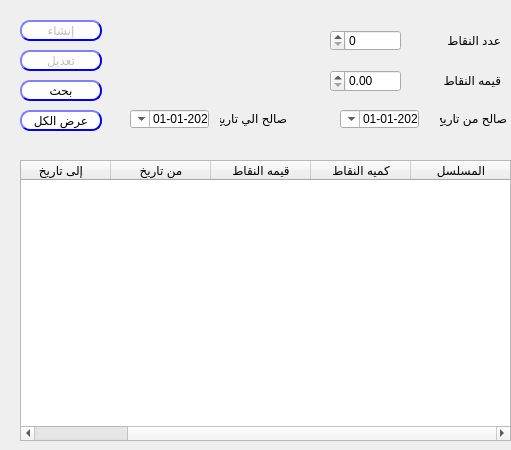
<?xml version="1.0" encoding="UTF-8"?>
<ui version="4.0">
 <class>loyality_points</class>
 <widget class="QDialog" name="loyality_points">
  <property name="geometry">
   <rect>
    <x>0</x>
    <y>0</y>
    <width>511</width>
    <height>450</height>
   </rect>
  </property>
  <property name="windowTitle">
   <string>تعريف نقاط العضويه</string>
  </property>
  <property name="layoutDirection">
   <enum>Qt::RightToLeft</enum>
  </property>
  <widget class="QLabel" name="desc_3">
   <property name="geometry">
    <rect>
     <x>440</x>
     <y>110</y>
     <width>67</width>
     <height>17</height>
    </rect>
   </property>
   <property name="layoutDirection">
    <enum>Qt::RightToLeft</enum>
   </property>
   <property name="text">
    <string>صالح من تاريخ</string>
   </property>
  </widget>
  <widget class="QLabel" name="desc_4">
   <property name="geometry">
    <rect>
     <x>220</x>
     <y>110</y>
     <width>67</width>
     <height>17</height>
    </rect>
   </property>
   <property name="layoutDirection">
    <enum>Qt::RightToLeft</enum>
   </property>
   <property name="text">
    <string>صالح الي تاريخ</string>
   </property>
  </widget>
  <widget class="QDateTimeEdit" name="Qdate_to">
   <property name="geometry">
    <rect>
     <x>130</x>
     <y>110</y>
     <width>79</width>
     <height>18</height>
    </rect>
   </property>
   <property name="layoutDirection">
    <enum>Qt::RightToLeft</enum>
   </property>
   <property name="minimumDateTime">
    <datetime>
     <hour>0</hour>
     <minute>0</minute>
     <second>0</second>
     <year>2020</year>
     <month>1</month>
     <day>1</day>
    </datetime>
   </property>
   <property name="displayFormat">
    <string>yyyy-MM-dd</string>
   </property>
   <property name="calendarPopup">
    <bool>true</bool>
   </property>
  </widget>
  <widget class="QDateTimeEdit" name="Qdate_from">
   <property name="geometry">
    <rect>
     <x>340</x>
     <y>110</y>
     <width>79</width>
     <height>18</height>
    </rect>
   </property>
   <property name="layoutDirection">
    <enum>Qt::RightToLeft</enum>
   </property>
   <property name="minimumDateTime">
    <datetime>
     <hour>0</hour>
     <minute>0</minute>
     <second>0</second>
     <year>2020</year>
     <month>1</month>
     <day>1</day>
    </datetime>
   </property>
   <property name="displayFormat">
    <string>yyyy-MM-dd</string>
   </property>
   <property name="calendarPopup">
    <bool>true</bool>
   </property>
  </widget>
  <widget class="QLabel" name="label">
   <property name="geometry">
    <rect>
     <x>410</x>
     <y>70</y>
     <width>91</width>
     <height>21</height>
    </rect>
   </property>
   <property name="text">
    <string>قيمه النقاط</string>
   </property>
  </widget>
  <widget class="QLabel" name="desc_11">
   <property name="geometry">
    <rect>
     <x>420</x>
     <y>30</y>
     <width>81</width>
     <height>21</height>
    </rect>
   </property>
   <property name="layoutDirection">
    <enum>Qt::RightToLeft</enum>
   </property>
   <property name="text">
    <string>عدد النقاط</string>
   </property>
  </widget>
  <widget class="QTableWidget" name="Qtable_point">
   <property name="geometry">
    <rect>
     <x>20</x>
     <y>160</y>
     <width>491</width>
     <height>281</height>
    </rect>
   </property>
   <property name="layoutDirection">
    <enum>Qt::RightToLeft</enum>
   </property>
   <column>
    <property name="text">
     <string>المسلسل</string>
    </property>
   </column>
   <column>
    <property name="text">
     <string>كميه النقاط</string>
    </property>
   </column>
   <column>
    <property name="text">
     <string>قيمه النقاط</string>
    </property>
   </column>
   <column>
    <property name="text">
     <string>من تاريخ</string>
    </property>
   </column>
   <column>
    <property name="text">
     <string>إلى تاريخ</string>
    </property>
   </column>
  </widget>
  <widget class="QPushButton" name="BTN_createLoyPoint">
   <property name="enabled">
    <bool>false</bool>
   </property>
   <property name="geometry">
    <rect>
     <x>20</x>
     <y>20</y>
     <width>82</width>
     <height>21</height>
    </rect>
   </property>
   <property name="styleSheet">
    <string notr="true">QPushButton{
                                        background-color: white;
                                        border-style: outset;
                                        border-width: 2px;
                                        border-radius: 10px;
                                        border-color: blue;
                                        min-width: 6em;
                                        }
                                        QPushButton:hover {
                                        background: qradialgradient(
                                        cx: 0.3, cy: -0.4, fx: 0.3, fy: -0.4,
                                        radius: 1.35, stop: 0 #fff, stop: 1 #bbb
                                        );
                                        }
                                        QPushButton:pressed {
                                        border-style: inset;
                                        background: qradialgradient(
                                        cx: 0.4, cy: -0.1, fx: 0.4, fy: -0.1,
                                        radius: 1.35, stop: 0 #fff, stop: 1 #ddd
                                        );
                                        }
                                    </string>
   </property>
   <property name="text">
    <string>إنشاء</string>
   </property>
  </widget>
  <widget class="QPushButton" name="BTN_modifyLoyPoint">
   <property name="enabled">
    <bool>false</bool>
   </property>
   <property name="geometry">
    <rect>
     <x>20</x>
     <y>50</y>
     <width>82</width>
     <height>21</height>
    </rect>
   </property>
   <property name="styleSheet">
    <string notr="true">QPushButton{
                                        background-color: white;
                                        border-style: outset;
                                        border-width: 2px;
                                        border-radius: 10px;
                                        border-color: blue;
                                        min-width: 6em;
                                        }
                                        QPushButton:hover {
                                        background: qradialgradient(
                                        cx: 0.3, cy: -0.4, fx: 0.3, fy: -0.4,
                                        radius: 1.35, stop: 0 #fff, stop: 1 #bbb
                                        );
                                        }
                                        QPushButton:pressed {
                                        border-style: inset;
                                        background: qradialgradient(
                                        cx: 0.4, cy: -0.1, fx: 0.4, fy: -0.1,
                                        radius: 1.35, stop: 0 #fff, stop: 1 #ddd
                                        );
                                        }
                                    </string>
   </property>
   <property name="text">
    <string>تعديل</string>
   </property>
  </widget>
  <widget class="QPushButton" name="BTN_searchLoyPoint">
   <property name="geometry">
    <rect>
     <x>20</x>
     <y>80</y>
     <width>82</width>
     <height>21</height>
    </rect>
   </property>
   <property name="styleSheet">
    <string notr="true">QPushButton{
                                        background-color: white;
                                        border-style: outset;
                                        border-width: 2px;
                                        border-radius: 10px;
                                        border-color: blue;
                                        min-width: 6em;
                                        }
                                        QPushButton:hover {
                                        background: qradialgradient(
                                        cx: 0.3, cy: -0.4, fx: 0.3, fy: -0.4,
                                        radius: 1.35, stop: 0 #fff, stop: 1 #bbb
                                        );
                                        }
                                        QPushButton:pressed {
                                        border-style: inset;
                                        background: qradialgradient(
                                        cx: 0.4, cy: -0.1, fx: 0.4, fy: -0.1,
                                        radius: 1.35, stop: 0 #fff, stop: 1 #ddd
                                        );
                                        }
                                    </string>
   </property>
   <property name="text">
    <string>بحث</string>
   </property>
  </widget>
  <widget class="QPushButton" name="BTN_searchLoyPoint_all">
   <property name="geometry">
    <rect>
     <x>20</x>
     <y>110</y>
     <width>82</width>
     <height>21</height>
    </rect>
   </property>
   <property name="styleSheet">
    <string notr="true">QPushButton{
                                        background-color: white;
                                        border-style: outset;
                                        border-width: 2px;
                                        border-radius: 10px;
                                        border-color: blue;
                                        min-width: 6em;
                                        }
                                        QPushButton:hover {
                                        background: qradialgradient(
                                        cx: 0.3, cy: -0.4, fx: 0.3, fy: -0.4,
                                        radius: 1.35, stop: 0 #fff, stop: 1 #bbb
                                        );
                                        }
                                        QPushButton:pressed {
                                        border-style: inset;
                                        background: qradialgradient(
                                        cx: 0.4, cy: -0.1, fx: 0.4, fy: -0.1,
                                        radius: 1.35, stop: 0 #fff, stop: 1 #ddd
                                        );
                                        }
                                    </string>
   </property>
   <property name="text">
    <string>عرض الكل</string>
   </property>
  </widget>
  <widget class="QLabel" name="LB_pointId">
   <property name="enabled">
    <bool>false</bool>
   </property>
   <property name="geometry">
    <rect>
     <x>420</x>
     <y>10</y>
     <width>31</width>
     <height>20</height>
    </rect>
   </property>
   <property name="text">
    <string/>
   </property>
  </widget>
  <widget class="QDoubleSpinBox" name="LE_pointValue">
   <property name="geometry">
    <rect>
     <x>330</x>
     <y>70</y>
     <width>71</width>
     <height>22</height>
    </rect>
   </property>
   <property name="decimals">
    <number>2</number>
   </property>
   <property name="maximum">
    <double>9.990000000000000</double>
   </property>
  </widget>
  <widget class="QSpinBox" name="LE_pointQty">
   <property name="geometry">
    <rect>
     <x>330</x>
     <y>30</y>
     <width>71</width>
     <height>21</height>
    </rect>
   </property>
   <property name="maximum">
    <number>99999</number>
   </property>
  </widget>
 </widget>
 <resources/>
 <connections/>
</ui>
